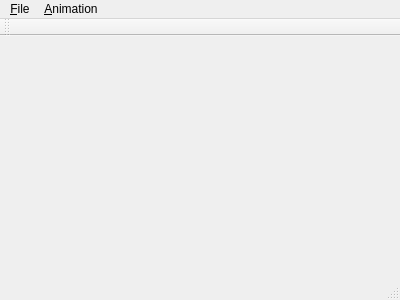
<?xml version="1.0" encoding="UTF-8"?>
<ui version="4.0">
 <class>MainWindow</class>
 <widget class="QMainWindow" name="MainWindow">
  <property name="geometry">
   <rect>
    <x>0</x>
    <y>0</y>
    <width>400</width>
    <height>300</height>
   </rect>
  </property>
  <property name="windowTitle">
   <string>MainWindow</string>
  </property>
  <widget class="QWidget" name="centralWidget"/>
  <widget class="QMenuBar" name="menuBar">
   <property name="geometry">
    <rect>
     <x>0</x>
     <y>0</y>
     <width>400</width>
     <height>25</height>
    </rect>
   </property>
   <widget class="QMenu" name="menu_File">
    <property name="title">
     <string>&amp;File</string>
    </property>
    <addaction name="action_Open"/>
    <addaction name="action_Quit"/>
   </widget>
   <widget class="QMenu" name="menu_Animation">
    <property name="title">
     <string>&amp;Animation</string>
    </property>
    <addaction name="actionOpen_animation"/>
    <addaction name="action_Start"/>
    <addaction name="actionStop"/>
    <addaction name="actionRecord_video"/>
   </widget>
   <addaction name="menu_File"/>
   <addaction name="menu_Animation"/>
  </widget>
  <widget class="QToolBar" name="mainToolBar">
   <attribute name="toolBarArea">
    <enum>TopToolBarArea</enum>
   </attribute>
   <attribute name="toolBarBreak">
    <bool>false</bool>
   </attribute>
  </widget>
  <widget class="QStatusBar" name="statusBar"/>
  <action name="action_Open">
   <property name="text">
    <string>&amp;Open...</string>
   </property>
   <property name="shortcut">
    <string>Ctrl+O</string>
   </property>
  </action>
  <action name="action_Quit">
   <property name="text">
    <string>&amp;Quit</string>
   </property>
   <property name="shortcut">
    <string>Ctrl+Q</string>
   </property>
  </action>
  <action name="action_Start">
   <property name="text">
    <string>&amp;Start</string>
   </property>
   <property name="shortcut">
    <string>Space</string>
   </property>
  </action>
  <action name="actionStop">
   <property name="text">
    <string>Sto&amp;p</string>
   </property>
   <property name="shortcut">
    <string>X</string>
   </property>
  </action>
  <action name="actionOpen_animation">
   <property name="enabled">
    <bool>true</bool>
   </property>
   <property name="text">
    <string>Open &amp;animation...</string>
   </property>
   <property name="shortcut">
    <string>Ctrl+A</string>
   </property>
  </action>
  <action name="actionRecord_video">
   <property name="text">
    <string>Record &amp;video</string>
   </property>
  </action>
 </widget>
 <layoutdefault spacing="6" margin="11"/>
 <resources/>
 <connections/>
</ui>
